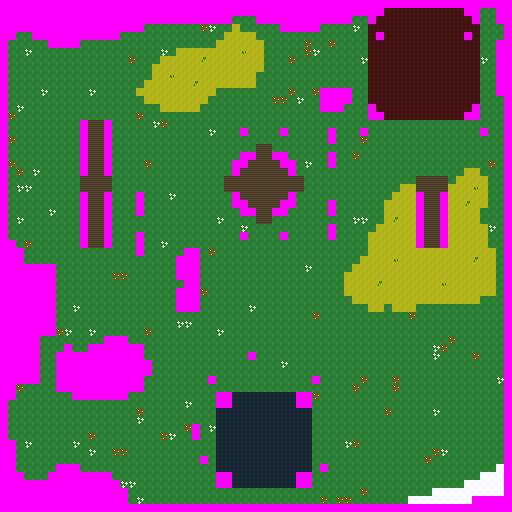

A level layout from a 2D game, rendered from its tile map. Below: a short description, then the map file with tile-grid data replaced by summaries:
An orthogonal 64x64 tile map with 8x8 px tiles, 3 tile layers (ground, walls, collision) and 23 objects (12x torch, 3x basic, camera, baracks, base, ...).

<map version="1.0" orientation="orthogonal" width="64" height="64" tilewidth="8" tileheight="8">
 <tileset firstgid="1" name="tiles" tilewidth="8" tileheight="8">
  <image source="tiles2.png" width="64" height="64" />
 </tileset>
 <layer name="ground" width="64" height="64">
  <properties>
   <property name="render" value="" />
  </properties>
  <data>[4096 cells, 4042 non-empty, 10 distinct tile ids]</data>
 </layer>
 <layer name="walls" width="64" height="64">
  <properties>
   <property name="ao" value="" />
   <property name="render" value="" />
  </properties>
  <data>[4096 cells, 719 non-empty, 7 distinct tile ids]</data>
 </layer>
 <layer name="collision" width="64" height="64">
  <properties>
   <property name="" value="" />
  </properties>
  <data>[4096 cells, 761 non-empty, 1 distinct tile ids]</data>
 </layer>
 <objectgroup name="actions" width="64" height="64">
  <object name="camera" x="264" y="408" width="8" height="8" />
  <object name="baracks" x="248" y="352" width="8" height="8" />
  <object name="base" x="256" y="432" width="16" height="16" />
 </objectgroup>
 <objectgroup name="objects" width="64" height="64">
  <object name="blue_base" x="256" y="432" width="16" height="16" />
  <object name="torch" x="208" y="376" width="8" height="8" />
  <object name="torch" x="312" y="376" width="8" height="8" />
  <object name="torch" x="200" y="456" width="8" height="8" />
  <object name="torch" x="320" y="464" width="8" height="8" />
  <object name="torch" x="240" y="232" width="8" height="8" />
  <object name="torch" x="280" y="232" width="8" height="8" />
  <object name="torch" x="240" y="128" width="8" height="8" />
  <object name="torch" x="280" y="128" width="8" height="8" />
  <object name="red_base" x="416" y="56" width="16" height="16" />
  <object name="potato" x="72" y="16" width="8" height="8" />
  <object name="torch" x="376" y="32" width="8" height="8" />
  <object name="torch" x="464" y="32" width="8" height="8" />
  <object name="torch" x="360" y="128" width="8" height="8" />
  <object name="torch" x="480" y="128" width="8" height="8" />
  <object name="campfire" x="248" y="352" width="8" height="8" />
 </objectgroup>
 <objectgroup name="spawns" width="64" height="64">
  <object name="basic" x="24" y="56" width="104" height="56">
   <properties>
    <property name="delay" value="15" />
    <property name="max" value="4" />
    <property name="target" value="blue_base" />
   </properties>
  </object>
  <object name="basic" x="232" y="40" width="144" height="40">
   <properties>
    <property name="delay" value="15" />
    <property name="max" value="4" />
    <property name="target" value="red_base" />
   </properties>
  </object>
  <object name="basic" x="464" y="304" width="40" height="96">
   <properties>
    <property name="delay" value="45" />
    <property name="max" value="2" />
    <property name="target" value="blue_base" />
   </properties>
  </object>
  <object name="create" x="288" y="408" width="112" height="56" />
 </objectgroup>
</map>